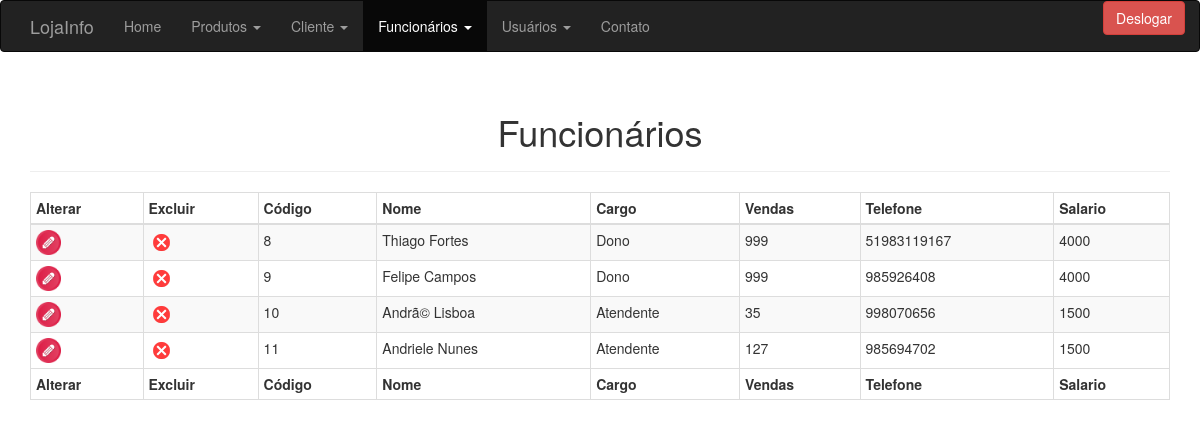
Screenshot of /buscar-funcionario.php (signed in) with the database file from the repository.
### tables this page shows
CREATE TABLE `funcionario` (
  `idFuncionario` bigint(20) NOT NULL,
  `nome` varchar(200) NOT NULL,
  `cargo` varchar(100) NOT NULL,
  `vendas` int(11) NOT NULL,
  `telefone` varchar(50) NOT NULL,
  `salario` float NOT NULL
);

### modelo/usuario.class.php (called while the page is built, shortened)
<?php
class Usuario {
  public function __get($a){ return $this->$a; }
}

### dao/conexaobanco.class.php (called while the page is built, shortened)
<?php
class ConexaoBanco extends PDO {
  private static $instance = null;
  public static function getInstance(){
    if(!isset(self::$instance)){
      try{
        self::$instance = new ConexaoBanco("mysql:dbname=lojainfo;host=localhost","root","");
      }catch(PDOException $e){
        echo "Erro ao fazer a conexão com o banco de dados! ".$e;
      }
    }
    return self::$instance;
  }
}

### dao/funcionariodao.class.php (called while the page is built, shortened)
<?php
require 'conexaobanco.class.php';
class FuncionarioDAO{
  private $conexao = null;
  public function __construct(){
    $this->conexao = ConexaoBanco::getInstance();
  }
  public function buscarFuncionario(){
    try {
      $stat = $this->conexao->query("select * from funcionario");
      $array = $stat->fetchAll(PDO::FETCH_CLASS,'Funcionario');
      return $array;
    } catch (Exception $e) {
      return "Erro ao buscar funcionário! ".$e;
    }
  }
}

### modelo/funcionario.class.php (called while the page is built, shortened)
<?php
class Funcionario{
  public function __get($a){return $this->$a;}
}

### buscar-funcionario.php (the view, shortened to what this page needs)
<?php
if(isset($_SESSION['privateUser'])){
  include_once 'modelo/usuario.class.php';
}else{
  header("location:index.php");
}
?>
<!DOCTYPE html>
<html lang="pt-br">
  <head>
    <link rel="stylesheet" href="https://maxcdn.bootstrapcdn.com/bootstrap/3.3.7/css/bootstrap.min.css">
  </head>
  <body>
    <div>
      <nav class="navbar navbar-inverse">
        <?php
        if(isset($_SESSION['privateUser'])){
          include_once 'modelo/usuario.class.php';
          $u = unserialize($_SESSION['privateUser']);
          if($u->tipo == 'Adm'){
        ?>
          <div class="container">
            <div class="navbar-header">
              <a class="navbar-brand" href="#">LojaInfo</a>
            </div>
            <ul class="nav navbar-nav">
              <li><a href="index.php">Home</a></li>
              <li class="dropdown">
                <a class="dropdown-toggle" data-toggle="dropdown" href="#">
                Produtos <span class="caret"></span></a>
              </li>
              <li class="dropdown">
                <a class="dropdown-toggle" data-toggle="dropdown" href="#">
                Cliente <span class="caret"></span></a>
              </li>
              <li class="dropdown active">
                <a class="dropdown-toggle" data-toggle="dropdown" href="#">
                Funcionários <span class="caret"></span></a>
              </li>
              <li class="dropdown">
                <a class="dropdown-toggle" data-toggle="dropdown" href="#">
                Usuários <span class="caret"></span></a>
              </li>
              <li><a href="contato.php">Contato</a></li>
            </ul>
            <ul class="nav navbar-nav navbar-right">
              <form name="deslogar" action="" method="post">
                <input type="submit" class="btn btn-danger" name="deslogar" value="Deslogar">
              </form>
            </ul>
          </div>
        <?php
        }else if($u->tipo == 'Usuario'){
        ?>
          <div class="container">
            <div class="navbar-header">
              <a class="navbar-brand" href="#">LojaInfo</a>
            </div>
            <ul class="nav navbar-nav">
              <li class="active"><a href="index.php">Home</a></li>
              <li><a href="filtrar-produto.php">Produtos</a></li>
              <li><a href="contato.php">Contato</a></li>
            </ul>
            <ul class="nav navbar-nav navbar-right">
              <form name="deslogar" action="" method="post">
                <input type="submit" class="btn btn-danger" name="deslogar" value="Deslogar">
              </form>
            </ul>
          </div>
        <?php
          }
        }
        ?>
      </nav>
      <?php
      include 'dao/funcionariodao.class.php';
      include 'modelo/funcionario.class.php';
      $cDAO = new FuncionarioDAO();
      $array = $cDAO->buscarFuncionario();
      if(count($array) != 0){
      ?>
      <div class="table-responsive container">
        <div class="page-header">
          <h1 class="text-center">Funcionários</h1>
        </div>
        <table class="table table-striped table-bordered table-hover table-condensed">
          <thead>
            <tr>
              <th>Alterar</th>
              <th>Excluir</th>
              <th>Código</th>
              <th>Nome</th>
              <th>Cargo</th>
              <th>Vendas</th>
              <th>Telefone</th>
              <th>Salario</th>
            </tr>
          </thead>
          <tfoot>
            <tr>
              <th>Alterar</th>
              <th>Excluir</th>
              <th>Código</th>
              <th>Nome</th>
              <th>Cargo</th>
              <th>Vendas</th>
              <th>Telefone</th>
              <th>Salario</th>
            </tr>
          </tfoot>
          <tbody>
            <?php
            foreach($array as $a){
              echo "<tr>";
                echo "<td><a href='alterar-funcionario.php?id=$a->idFuncionario'><img src='img/alterar.png' width=25px; alt='Alterar'/></a></td>";
                echo "<td><a href='buscar-funcionario.php?id=$a->idFuncionario'><img src='img/x.png' width=25px; alt='Excluir'/></a></td>";
                echo "<td>$a->idFuncionario</td>";
                echo "<td>$a->nome</td>";
                echo "<td>$a->cargo</td>";
                echo "<td>$a->vendas</td>";
                echo "<td>$a->telefone</td>";
                echo "<td>$a->salario</td>";
              echo "</tr>";
            }
            ?>
          </tbody>
        </table>
      </div>
      <?php
      } else {
        echo "<h2>Não há dado(s) para ser(em) exibido(s)!</h2>";
      }
      ?>
    </div>
  </body>
</html>

### rows the page displays
funcionario: idFuncionario "8", nome "Thiago Fortes", cargo "Dono", vendas "999", telefone "51983119167", salario "4000"
funcionario: idFuncionario "9", nome "Felipe Campos", cargo "Dono", vendas "999", telefone "985926408", salario "4000"
funcionario: idFuncionario "10", nome "Andrã© Lisboa", cargo "Atendente", vendas "35", telefone "998070656", salario "1500"
funcionario: idFuncionario "11", nome "Andriele Nunes", cargo "Atendente", vendas "127", telefone "985694702", salario "1500"
